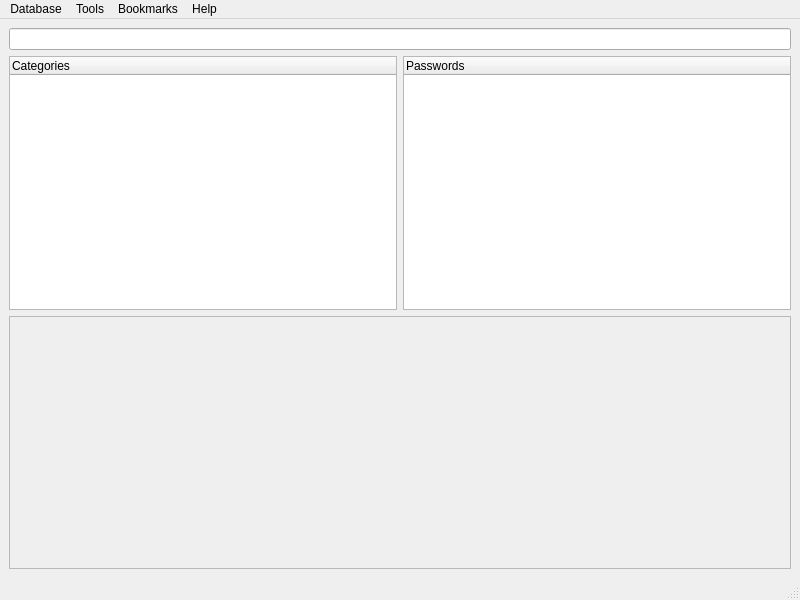
<?xml version="1.0" encoding="UTF-8"?>
<ui version="4.0">
 <class>MainWindow</class>
 <widget class="QMainWindow" name="MainWindow">
  <property name="geometry">
   <rect>
    <x>0</x>
    <y>0</y>
    <width>800</width>
    <height>600</height>
   </rect>
  </property>
  <property name="windowTitle">
   <string>MainWindow</string>
  </property>
  <widget class="QWidget" name="centralwidget">
   <layout class="QGridLayout" name="gridLayout">
    <item row="1" column="0">
     <widget class="WatermarkedTreeWidget" name="treeWidget">
      <property name="indentation">
       <number>20</number>
      </property>
      <property name="animated">
       <bool>true</bool>
      </property>
      <column>
       <property name="text">
        <string>Categories</string>
       </property>
      </column>
     </widget>
    </item>
    <item row="0" column="0" colspan="2">
     <widget class="QLineEdit" name="lineEditSearch">
      <property name="placeholderText">
       <string/>
      </property>
      <property name="clearButtonEnabled">
       <bool>true</bool>
      </property>
     </widget>
    </item>
    <item row="1" column="1">
     <widget class="WatermarkedTreeWidget" name="treeWidget_2">
      <property name="indentation">
       <number>0</number>
      </property>
      <property name="animated">
       <bool>true</bool>
      </property>
      <column>
       <property name="text">
        <string>Passwords</string>
       </property>
      </column>
     </widget>
    </item>
    <item row="2" column="0" colspan="2">
     <widget class="QScrollArea" name="scrollArea">
      <property name="widgetResizable">
       <bool>true</bool>
      </property>
      <widget class="QWidget" name="scrollAreaWidgetContents">
       <property name="geometry">
        <rect>
         <x>0</x>
         <y>0</y>
         <width>780</width>
         <height>249</height>
        </rect>
       </property>
       <layout class="QGridLayout" name="gridLayout_2"/>
      </widget>
     </widget>
    </item>
   </layout>
  </widget>
  <widget class="QMenuBar" name="menubar">
   <property name="geometry">
    <rect>
     <x>0</x>
     <y>0</y>
     <width>800</width>
     <height>21</height>
    </rect>
   </property>
   <widget class="QMenu" name="menuDatabase">
    <property name="title">
     <string>Database</string>
    </property>
    <addaction name="actionOpen_Database"/>
    <addaction name="actionMaintenance"/>
    <addaction name="actionPreferences"/>
    <addaction name="separator"/>
   </widget>
   <widget class="QMenu" name="menuTools">
    <property name="title">
     <string>Tools</string>
    </property>
    <widget class="QMenu" name="menuReports">
     <property name="title">
      <string>Reports</string>
     </property>
     <addaction name="actionExported_Passwords"/>
     <addaction name="actionLast_Edited"/>
    </widget>
    <addaction name="actionGenerate_Password"/>
    <addaction name="actionRandom_Noise"/>
    <addaction name="separator"/>
    <addaction name="actionEncrypt_message"/>
    <addaction name="actionDecrypt_message"/>
    <addaction name="separator"/>
    <addaction name="actionEncrypt_File"/>
    <addaction name="actionDecrypt_File"/>
    <addaction name="separator"/>
    <addaction name="separator"/>
    <addaction name="separator"/>
    <addaction name="menuReports"/>
    <addaction name="actionKey_List"/>
    <addaction name="actionClear_GPG_Passphrase_Cache"/>
   </widget>
   <widget class="QMenu" name="menuHelp">
    <property name="title">
     <string>Help</string>
    </property>
    <addaction name="actionOnline_Documentation"/>
    <addaction name="actionSystem_Information"/>
    <addaction name="actionReport_a_Bug"/>
    <addaction name="actionDonate"/>
    <addaction name="separator"/>
    <addaction name="actionAbout"/>
    <addaction name="actionAbout_Qt"/>
    <addaction name="separator"/>
   </widget>
   <widget class="QMenu" name="menuBookmarks">
    <property name="title">
     <string>Bookmarks</string>
    </property>
    <addaction name="actionRecent"/>
   </widget>
   <addaction name="menuDatabase"/>
   <addaction name="menuTools"/>
   <addaction name="menuBookmarks"/>
   <addaction name="menuHelp"/>
  </widget>
  <widget class="QStatusBar" name="statusbar"/>
  <action name="actionNew_Password">
   <property name="text">
    <string>New Password</string>
   </property>
   <property name="shortcut">
    <string>F2</string>
   </property>
  </action>
  <action name="actionAbout">
   <property name="text">
    <string>About</string>
   </property>
  </action>
  <action name="actionNew_Category">
   <property name="text">
    <string>New Category</string>
   </property>
   <property name="menuRole">
    <enum>QAction::MenuRole::NoRole</enum>
   </property>
  </action>
  <action name="actionEdit_Password">
   <property name="text">
    <string>Edit Password</string>
   </property>
   <property name="menuRole">
    <enum>QAction::MenuRole::NoRole</enum>
   </property>
  </action>
  <action name="actionShow_Password">
   <property name="checkable">
    <bool>true</bool>
   </property>
   <property name="text">
    <string>Show Password</string>
   </property>
   <property name="menuRole">
    <enum>QAction::MenuRole::NoRole</enum>
   </property>
  </action>
  <action name="actionCopy_Password">
   <property name="text">
    <string>Copy Password</string>
   </property>
   <property name="statusTip">
    <string>Password will be in clipboard for 30 seconds</string>
   </property>
   <property name="menuRole">
    <enum>QAction::MenuRole::NoRole</enum>
   </property>
  </action>
  <action name="actionGenerate_Password">
   <property name="text">
    <string>Generate Password</string>
   </property>
   <property name="shortcut">
    <string>F5</string>
   </property>
   <property name="menuRole">
    <enum>QAction::MenuRole::NoRole</enum>
   </property>
  </action>
  <action name="actionEncrypt_message">
   <property name="text">
    <string>Encrypt message</string>
   </property>
   <property name="shortcut">
    <string>Ctrl+E, Ctrl+M</string>
   </property>
   <property name="menuRole">
    <enum>QAction::MenuRole::NoRole</enum>
   </property>
  </action>
  <action name="actionDecrypt_message">
   <property name="text">
    <string>Decrypt message</string>
   </property>
   <property name="shortcut">
    <string>Ctrl+D, Ctrl+M</string>
   </property>
   <property name="menuRole">
    <enum>QAction::MenuRole::NoRole</enum>
   </property>
  </action>
  <action name="actionOpen_Password">
   <property name="text">
    <string>Open Password</string>
   </property>
   <property name="shortcut">
    <string>Return</string>
   </property>
   <property name="menuRole">
    <enum>QAction::MenuRole::NoRole</enum>
   </property>
  </action>
  <action name="actionEdit_Password_2">
   <property name="text">
    <string>Edit Password</string>
   </property>
   <property name="menuRole">
    <enum>QAction::MenuRole::NoRole</enum>
   </property>
  </action>
  <action name="actionAudit_Log">
   <property name="text">
    <string>Audit Log</string>
   </property>
   <property name="menuRole">
    <enum>QAction::MenuRole::NoRole</enum>
   </property>
  </action>
  <action name="actionKey_List">
   <property name="text">
    <string>Linked Keys</string>
   </property>
   <property name="shortcut">
    <string>Ctrl+K</string>
   </property>
  </action>
  <action name="actionClose">
   <property name="text">
    <string>Close</string>
   </property>
  </action>
  <action name="actionRefresh_Categories">
   <property name="text">
    <string>Refresh</string>
   </property>
   <property name="menuRole">
    <enum>QAction::MenuRole::NoRole</enum>
   </property>
  </action>
  <action name="actionEncrypt_File">
   <property name="text">
    <string>Encrypt File</string>
   </property>
   <property name="shortcut">
    <string>Ctrl+E, Ctrl+F</string>
   </property>
  </action>
  <action name="actionDecrypt_File">
   <property name="text">
    <string>Decrypt File</string>
   </property>
   <property name="shortcut">
    <string>Ctrl+D, Ctrl+F</string>
   </property>
  </action>
  <action name="actionOpen_Database">
   <property name="text">
    <string>Open Database</string>
   </property>
   <property name="shortcut">
    <string>Ctrl+O</string>
   </property>
   <property name="menuRole">
    <enum>QAction::MenuRole::NoRole</enum>
   </property>
  </action>
  <action name="actionAbout_Qt">
   <property name="text">
    <string>About Qt</string>
   </property>
  </action>
  <action name="actionBookmark">
   <property name="checkable">
    <bool>true</bool>
   </property>
   <property name="text">
    <string>Bookmark</string>
   </property>
   <property name="menuRole">
    <enum>QAction::MenuRole::NoRole</enum>
   </property>
  </action>
  <action name="actionDelete_Password">
   <property name="text">
    <string>Delete Password</string>
   </property>
   <property name="shortcut">
    <string>Del</string>
   </property>
   <property name="menuRole">
    <enum>QAction::MenuRole::NoRole</enum>
   </property>
  </action>
  <action name="actionDelete_Category">
   <property name="text">
    <string>Delete</string>
   </property>
   <property name="shortcut">
    <string>Del</string>
   </property>
   <property name="menuRole">
    <enum>QAction::MenuRole::NoRole</enum>
   </property>
  </action>
  <action name="actionRecent">
   <property name="icon">
    <iconset resource="../resources/resources.qrc">
     <normaloff>:/menus/glyphs/history_2_24dp_1F1F1F_FILL0_wght400_GRAD0_opsz24.svg</normaloff>:/menus/glyphs/history_2_24dp_1F1F1F_FILL0_wght400_GRAD0_opsz24.svg</iconset>
   </property>
   <property name="text">
    <string>Recent</string>
   </property>
   <property name="menuRole">
    <enum>QAction::MenuRole::NoRole</enum>
   </property>
  </action>
  <action name="actionPopular">
   <property name="text">
    <string>Popular</string>
   </property>
   <property name="menuRole">
    <enum>QAction::MenuRole::NoRole</enum>
   </property>
  </action>
  <action name="actionNew_Note">
   <property name="text">
    <string>New Note</string>
   </property>
   <property name="menuRole">
    <enum>QAction::MenuRole::NoRole</enum>
   </property>
  </action>
  <action name="actionPreferences">
   <property name="text">
    <string>Preferences</string>
   </property>
   <property name="menuRole">
    <enum>QAction::MenuRole::NoRole</enum>
   </property>
  </action>
  <action name="actionSystem_Information">
   <property name="text">
    <string>System Information</string>
   </property>
  </action>
  <action name="actionExport_Password">
   <property name="text">
    <string>Export Password..</string>
   </property>
   <property name="menuRole">
    <enum>QAction::MenuRole::NoRole</enum>
   </property>
  </action>
  <action name="actionImport">
   <property name="text">
    <string>Import..</string>
   </property>
   <property name="menuRole">
    <enum>QAction::MenuRole::NoRole</enum>
   </property>
  </action>
  <action name="actionRename">
   <property name="text">
    <string>Rename</string>
   </property>
   <property name="menuRole">
    <enum>QAction::MenuRole::NoRole</enum>
   </property>
  </action>
  <action name="actionAdd_Search">
   <property name="text">
    <string>Add Search</string>
   </property>
   <property name="menuRole">
    <enum>QAction::MenuRole::NoRole</enum>
   </property>
  </action>
  <action name="actionDonate">
   <property name="text">
    <string>Donate</string>
   </property>
  </action>
  <action name="actionOnline_Documentation">
   <property name="text">
    <string>User Guide</string>
   </property>
   <property name="shortcut">
    <string>F1</string>
   </property>
  </action>
  <action name="actionExported_Passwords">
   <property name="text">
    <string>Exported Passwords</string>
   </property>
  </action>
  <action name="actionLast_Edited">
   <property name="text">
    <string>Last Edited</string>
   </property>
   <property name="menuRole">
    <enum>QAction::MenuRole::NoRole</enum>
   </property>
  </action>
  <action name="actionRandom_Noise">
   <property name="text">
    <string>Generate Random Noise</string>
   </property>
   <property name="shortcut">
    <string>F6</string>
   </property>
   <property name="menuRole">
    <enum>QAction::MenuRole::NoRole</enum>
   </property>
  </action>
  <action name="actionClear_GPG_Passphrase_Cache">
   <property name="text">
    <string>Clear Passphrase Cache</string>
   </property>
   <property name="menuRole">
    <enum>QAction::MenuRole::NoRole</enum>
   </property>
  </action>
  <action name="actionMaintenance">
   <property name="text">
    <string>Maintenance</string>
   </property>
   <property name="menuRole">
    <enum>QAction::MenuRole::NoRole</enum>
   </property>
  </action>
  <action name="actionProperties">
   <property name="text">
    <string>Properties</string>
   </property>
   <property name="menuRole">
    <enum>QAction::MenuRole::NoRole</enum>
   </property>
  </action>
  <action name="actionCopy_Password_Path">
   <property name="text">
    <string>Copy Password Path</string>
   </property>
   <property name="menuRole">
    <enum>QAction::MenuRole::NoRole</enum>
   </property>
  </action>
  <action name="actionReport_a_Bug">
   <property name="text">
    <string>Report a Bug</string>
   </property>
   <property name="menuRole">
    <enum>QAction::MenuRole::NoRole</enum>
   </property>
  </action>
 </widget>
 <customwidgets>
  <customwidget>
   <class>WatermarkedTreeWidget</class>
   <extends>QTreeWidget</extends>
   <header location="global">watermarkedtreewidget.h</header>
  </customwidget>
 </customwidgets>
 <tabstops>
  <tabstop>lineEditSearch</tabstop>
  <tabstop>treeWidget</tabstop>
  <tabstop>treeWidget_2</tabstop>
  <tabstop>scrollArea</tabstop>
 </tabstops>
 <resources>
  <include location="../resources/resources.qrc"/>
 </resources>
 <connections/>
</ui>
